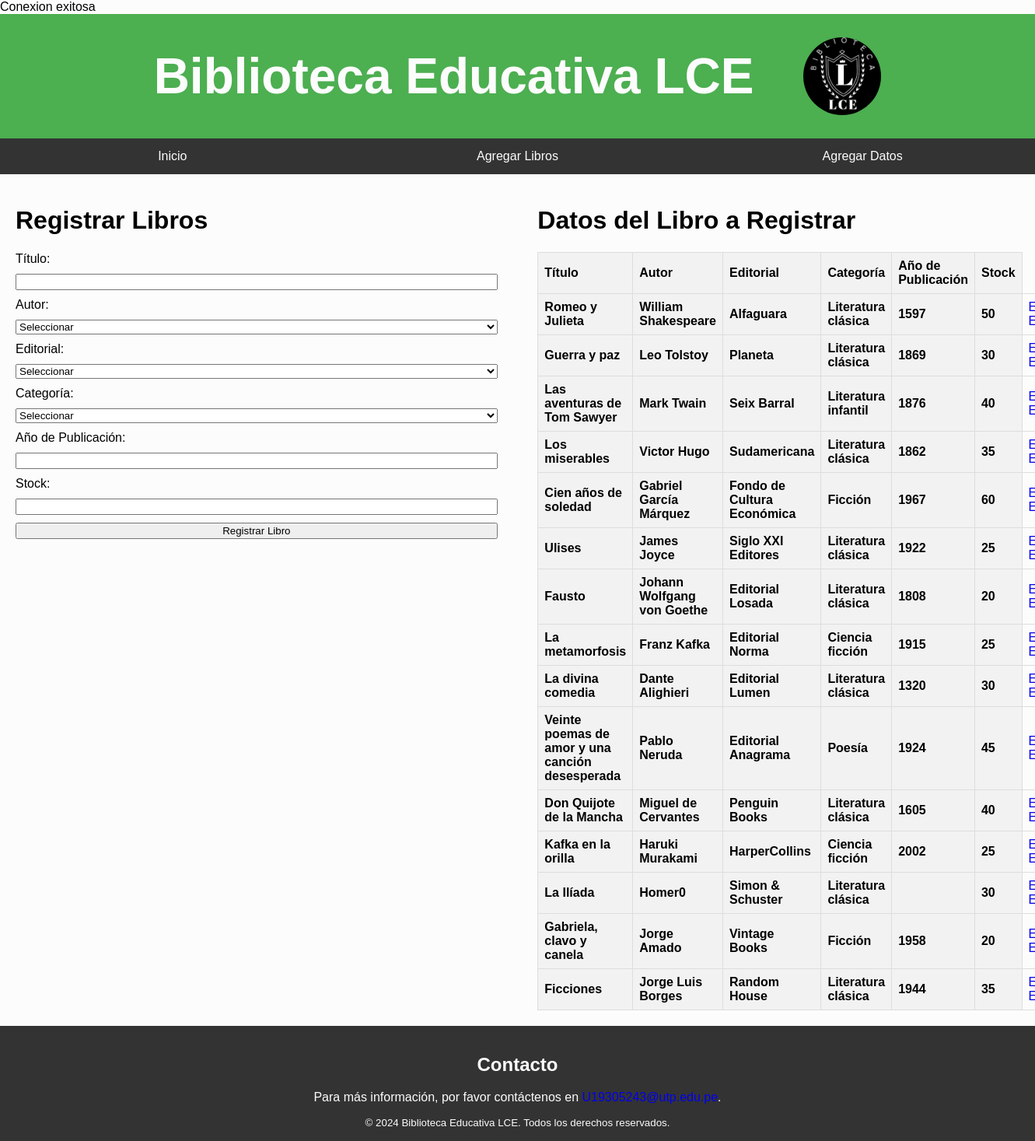
Screenshot of /pages/insertar-libros.php with the database file from the repository.
### tables this page shows
CREATE TABLE libros (
    id_libro INT PRIMARY KEY AUTO_INCREMENT,
    titulo VARCHAR(255) NOT NULL,
    id_autor INT,
    id_editorial INT,
    id_categoria INT,
    año_publicacion INT,
    stock INT NOT NULL,
    FOREIGN KEY (id_autor) REFERENCES autores(id_autor)
        ON DELETE SET NULL
        ON UPDATE CASCADE,
    FOREIGN KEY (id_editorial) REFERENCES editoriales(id_editorial)
        ON DELETE SET NULL
        ON UPDATE CASCADE,
    FOREIGN KEY (id_categoria) REFERENCES categorias(id_categoria)
        ON DELETE SET NULL
        ON UPDATE CASCADE
);

CREATE TABLE autores (
    id_autor INT PRIMARY KEY AUTO_INCREMENT,
    nombre VARCHAR(100) NOT NULL,
    id_lugar_procedencia INT,
    fecha_nacimiento DATE,
    FOREIGN KEY (id_lugar_procedencia) REFERENCES lugares_procedencia(id_lugar_procedencia)
        ON DELETE SET NULL
        ON UPDATE CASCADE
);

CREATE TABLE editoriales (
    id_editorial INT PRIMARY KEY AUTO_INCREMENT,
    nombre VARCHAR(100) NOT NULL,
    direccion VARCHAR(255)
);

CREATE TABLE categorias (
    id_categoria INT PRIMARY KEY AUTO_INCREMENT,
    categoria VARCHAR(100) NOT NULL
);

### pages/insertar-libros.php (the view, shortened to what this page needs)
<?php
$conecta = conexionDB();
$sqlLlamarlibros = "SELECT libros.id_libro,libros.titulo, autores.nombre AS autor, editoriales.nombre AS editorial, categorias.categoria, libros.año_publicacion, libros.stock
FROM libros
JOIN autores ON libros.id_autor = autores.id_autor
JOIN editoriales ON libros.id_editorial = editoriales.id_editorial
JOIN categorias ON libros.id_categoria = categorias.id_categoria";
$result3 = $conecta->query($sqlLlamarlibros);
?>
<!DOCTYPE html>
<html lang="es">
<head>
    <link rel="stylesheet" href="Style/agregar.css">
</head>
<body>
    <header class="header">
        <h1 class="header-h1">Biblioteca Educativa LCE</h1>
        <img src="./../assets/logo.jpg" alt="Logo Biblioteca" class="header-img" />
    </header>
    <nav>
        <a href="admin.html">Inicio</a>
        <a href="libros.php">Agregar Libros</a>
        <a href="datos.php">Agregar Datos</a>
    </nav>
    <div class="conteiner">
        <div class="form-conteiner">
            <h1>Registrar Libros</h1>
            <form id="registro-libro" action="agregar_libros.php" method="POST">
                <label for="titulo">Título:</label>
                <input type="text" id="titulo" name="titulo" required>
                <label for="autor">Autor:</label>
                <select id="autor" name="id_autor" required>
                    <option value="" disabled selected>Seleccionar</option>
                </select>
                <label for="editorial">Editorial:</label>
                <select id="editorial" name="id_editorial" required>
                    <option value="" disabled selected>Seleccionar</option>
                </select>
                <label for="categoria">Categoría:</label>
                <select id="categoria" name="id_categoria" required>
                    <option value="" disabled selected>Seleccionar</option>
                </select>
                <label for="año_publicacion">Año de Publicación:</label>
                <input type="number" id="año_publicacion" name="año_publicacion" required>
                <label for="stock">Stock:</label>
                <input type="number" id="stock" name="stock" required>
                <input type="submit" value="Registrar Libro">
            </form>
        </div>
        <div class="table-conteiner">
            <h1>Datos del Libro a Registrar</h1>
            <table>
                <thead>
                    <tr>
                        <th>Título</th>
                        <th>Autor</th>
                        <th>Editorial</th>
                        <th>Categoría</th>
                        <th>Año de Publicación</th>
                        <th>Stock</th>
                    </tr>
                </thead>
                <tbody id="registro-datos">
                    <?php
                    if ($result3->num_rows > 0) {
                        while ($row = $result3->fetch_assoc()) {
                            echo "<tr>";
                            echo "<th>" . $row["titulo"] . "</th>";
                            echo "<th>" . $row["autor"] . "</th>";
                            echo "<th>" . $row["editorial"] . "</th>";
                            echo "<th>" . $row["categoria"] . "</th>";
                            echo "<th>" . $row["año_publicacion"] . "</th>";
                            echo "<th>" . $row["stock"] . "</th>";
                            echo "<td>";
                            echo "<a href='edita_libros.php?id=" . $row["id_libro"] . "'>Editar</a> | ";
                            echo "<a href='eliminar_libro.php?id=" . $row["id_libro"] . "' onclick='return confirm(\"¿Estás seguro de que deseas eliminar este libro?\")'>Eliminar</a>";
                            echo "</td>";
                            echo "</tr>";
                        }
                    } else {
                        echo "<tr><td colspan='6'>No hay libros guardados</td></tr>";
                    }
                    ?>
                </tbody>
            </table>
        </div>
    </div>
    <footer class="footer" id="contact">
        <h2>Contacto</h2>
        <p>
            Para más información, por favor contáctenos en
            <a href="mailto:U22235570@utp.edu.pe">U19305243@utp.edu.pe</a>.
        </p>
        <small>&copy; 2024 Biblioteca Educativa LCE. Todos los derechos reservados.
        </small>
    </footer>
</body>
</html>

### Style/agregar.css (style rules this page uses)
.conteiner { display: flex; justify-content: space-between; align-items: flex-start; margin: 20px; }
.form-conteiner, .table-conteiner { width: 48%; }
.form-conteiner form { display: flex; flex-direction: column; }
.form-conteiner label, .form-conteiner input, .form-conteiner select { margin-bottom: 10px; }
.table-conteiner table { width: 100%; border-collapse: collapse; }
.table-conteiner th, .table-conteiner td { border: 1px solid #ddd; padding: 8px; text-align: left; }
.table-conteiner th { background-color: #f2f2f2; }

### Style/global.css (style rules this page uses)
:root { --primary-color: #4caf50; --primary-light-color: #90ee90; --secondary-color: #ccfbf1; --shadow-color: #333; --dark-color: #060606; --light-color: #fcfcfc; }
body { font-family: Arial, sans-serif; margin: 0; background-color: var(--light-color); }
.header { display: flex; justify-content: center; align-items: center; gap: 64px; padding-inline: 1rem; background-color: var(--primary-color); color: var(--light-color); text-align: center; }
.header-h1 { font-size: 4rem; font-weight: bold; }
.header-img { width: 100px; height: 100px; border-radius: 50%; object-fit: cover; }
nav { display: flex; flex-direction: column; justify-content: space-evenly; align-items: center; background-color: var(--shadow-color); overflow: hidden; }
nav a { color: var(--light-color); text-align: center; width: 100%; padding: 14px 20px; }
.footer { background-color: var(--shadow-color); color: var(--light-color); text-align: center; padding: 1rem 0; position: relative; }
@media (min-width: 768px) { nav { display: flex; flex-direction: row; justify-content: space-evenly; align-items: center; background-color: #333; overflow: hidden; } }

### rows the page displays
libros: titulo "Romeo y Julieta", id_autor.nombre "William Shakespeare", id_editorial.nombre "Alfaguara", id_categoria.categoria "Literatura clásica", año_publicacion "1597", stock "50"
libros: titulo "Guerra y paz", id_autor.nombre "Leo Tolstoy", id_editorial.nombre "Planeta", id_categoria.categoria "Literatura clásica", año_publicacion "1869", stock "30"
libros: titulo "Las aventuras de Tom Sawyer", id_autor.nombre "Mark Twain", id_editorial.nombre "Seix Barral", id_categoria.categoria "Literatura infantil", año_publicacion "1876", stock "40"
libros: titulo "Los miserables", id_autor.nombre "Victor Hugo", id_editorial.nombre "Sudamericana", id_categoria.categoria "Literatura clásica", año_publicacion "1862", stock "35"
libros: titulo "Cien años de soledad", id_autor.nombre "Gabriel García Márquez", id_editorial.nombre "Fondo de Cultura Económica", id_categoria.categoria "Ficción", año_publicacion "1967", stock "60"
libros: titulo "Ulises", id_autor.nombre "James Joyce", id_editorial.nombre "Siglo XXI Editores", id_categoria.categoria "Literatura clásica", año_publicacion "1922", stock "25"
libros: titulo "Fausto", id_autor.nombre "Johann Wolfgang von Goethe", id_editorial.nombre "Editorial Losada", id_categoria.categoria "Literatura clásica", año_publicacion "1808", stock "20"
libros: titulo "La metamorfosis", id_autor.nombre "Franz Kafka", id_editorial.nombre "Editorial Norma", id_categoria.categoria "Ciencia ficción", año_publicacion "1915", stock "25"
libros: titulo "La divina comedia", id_autor.nombre "Dante Alighieri", id_editorial.nombre "Editorial Lumen", id_categoria.categoria "Literatura clásica", año_publicacion "1320", stock "30"
libros: titulo "Veinte poemas de amor y una canción desesperada", id_autor.nombre "Pablo Neruda", id_editorial.nombre "Editorial Anagrama", id_categoria.categoria "Poesía", año_publicacion "1924", stock "45"
libros: titulo "Don Quijote de la Mancha", id_autor.nombre "Miguel de Cervantes", id_editorial.nombre "Penguin Books", id_categoria.categoria "Literatura clásica", año_publicacion "1605", stock "40"
libros: titulo "Kafka en la orilla", id_autor.nombre "Haruki Murakami", id_editorial.nombre "HarperCollins", id_categoria.categoria "Ciencia ficción", año_publicacion "2002", stock "25"
libros: titulo "La Ilíada", id_autor.nombre "Homer0", id_editorial.nombre "Simon & Schuster", id_categoria.categoria "Literatura clásica", stock "30"
libros: titulo "Gabriela, clavo y canela", id_autor.nombre "Jorge Amado", id_editorial.nombre "Vintage Books", id_categoria.categoria "Ficción", año_publicacion "1958", stock "20"
libros: titulo "Ficciones", id_autor.nombre "Jorge Luis Borges", id_editorial.nombre "Random House", id_categoria.categoria "Literatura clásica", año_publicacion "1944", stock "35"
